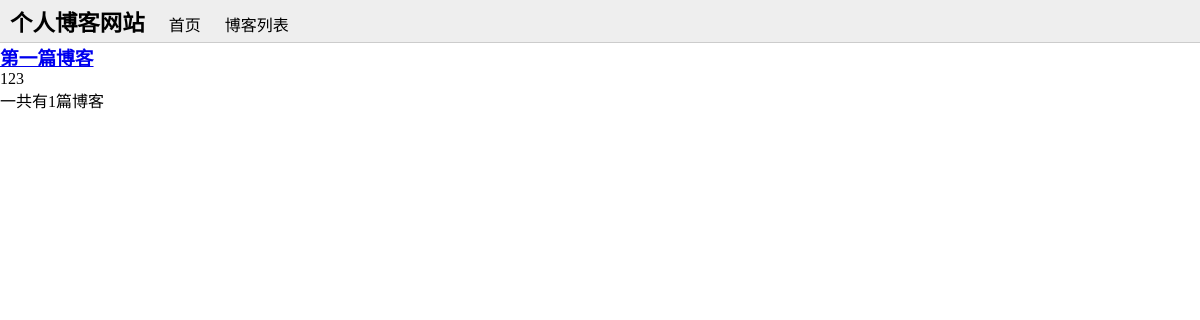
The page /blog/ on the database as committed earlier.
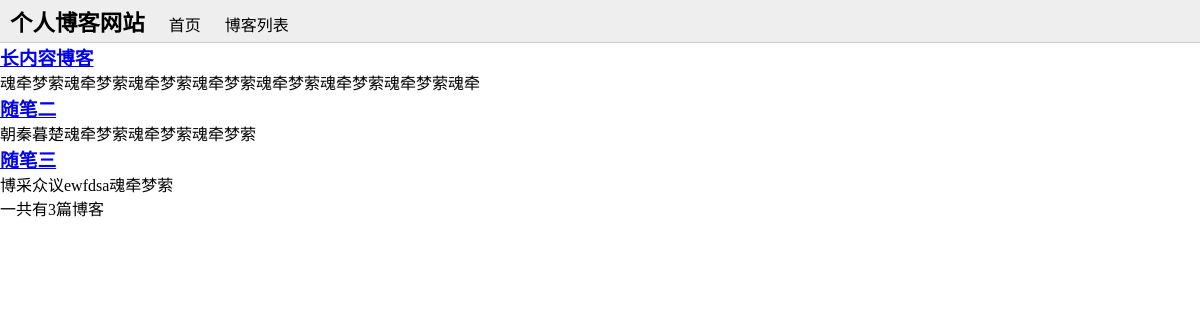
The same page on the database as committed later.
### blog/models.py (models this page shows, shortened)
class Blog(models.Model):
    title = models.CharField(max_length=50)
    blog_type = models.ForeignKey(BlogType, on_delete=models.DO_NOTHING)
    content = models.TextField()
    auther = models.ForeignKey(User, on_delete=models.DO_NOTHING)
    create_time = models.DateTimeField(auto_now_add=True)
    last_updated_time = models.DateTimeField(auto_now=True)

### blog/views.py (the view)
# urls.py: path('', views.blog_list, name='blog_list'),
def blog_list(request):
    context = {}
    context['blogs'] = Blog.objects.all()
    return render_to_response('blog_list.html', context)

### blog/templates/blog_list.html (shortened to what this page needs)
{% extends "base.html" %}
{% block content %}
{% for blog in blogs %}
    <a href="{% url 'blog_detail' blog.pk %}">
        <h3>{{ blog.title }}</h3>
    </a>
    <p>{{ blog.content|truncatechars:30 }}</p>
    {% empty %}
        <p>-- 暂无博客，敬请期待 --</p>
    {% endfor %}
    <p>一共有{{ blogs|length }}篇博客</p>
{% endblock content %}

### templates/base.html (shortened to what this page needs)
{% load staticfiles %}
<!DOCTYPE html>
<html lang="zh-hans">
<head>
    <link rel="stylesheet" href="{% static 'base.css' %}">
</head>
<body>
    <div class="nav">
        <a class="logo" href="{% url 'home' %}">
            <h3>个人博客网站</h3>
        </a>
        <a href="/">首页</a>
        <a href="/blog/">博客列表</a>
    </div>
    {% block content %}
    {% endblock %}
</body>
</html>

### static/base.css (style rules this page uses)
* { margin: 0; padding: 0; }
div.nav { background-color: #eee; border-bottom: 1px solid #ccc; }
div.nav a { text-decoration: none; color: #000000; padding: 5px 10px; }
div.nav a.logo { display: inline-block; font-size: 120%; }

Rows that differ between the two databases and show on the page:
removed Blog: title "第一篇博客", content "123"
added Blog: title "长内容博客", content "魂牵梦萦魂牵梦萦魂牵梦萦魂牵梦萦魂牵梦萦魂牵梦萦魂牵梦萦魂牵"
added Blog: title "随笔二", content "朝秦暮楚魂牵梦萦魂牵梦萦魂牵梦萦"
added Blog: title "随笔三", content "博采众议ewfdsa魂牵梦萦"
Other text that changed with them:
{{ blogs|length }}: "1" → "3"
